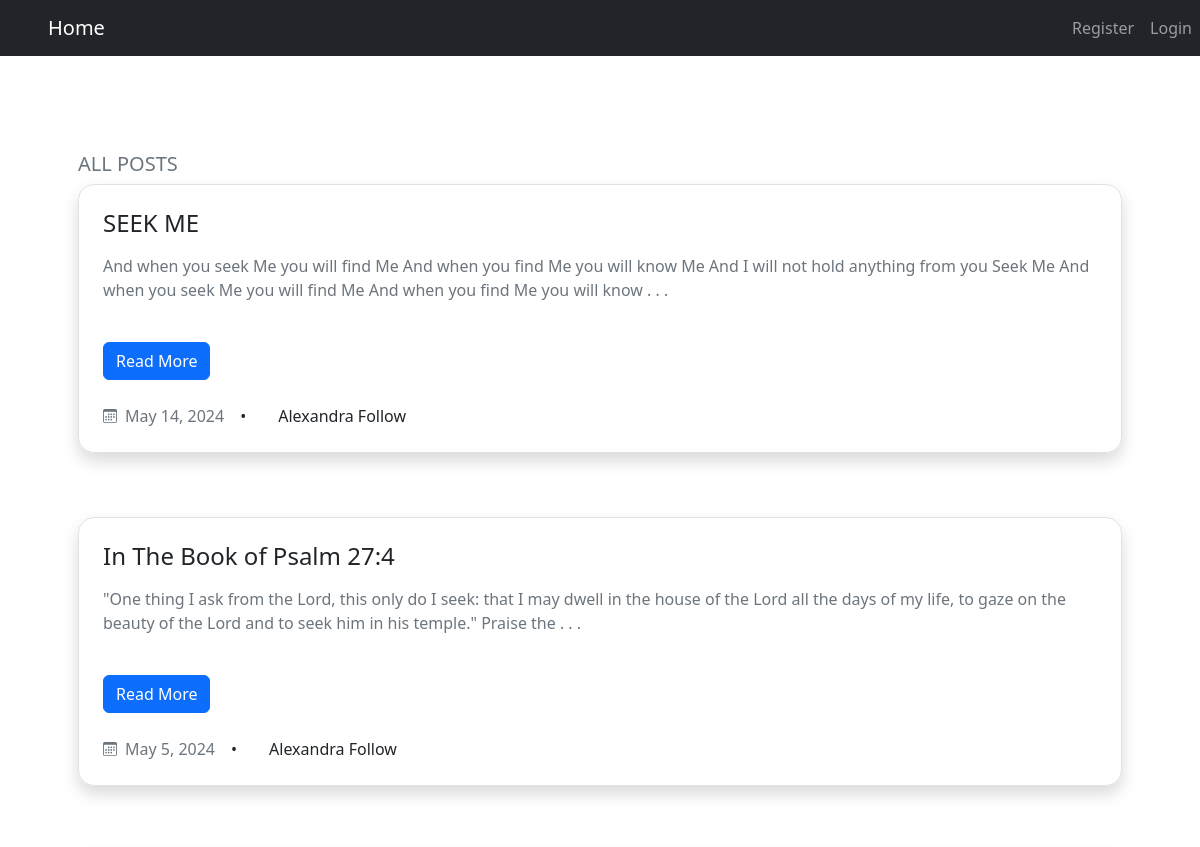
/all/ (upper part), run on an earlier commit of the app's database.
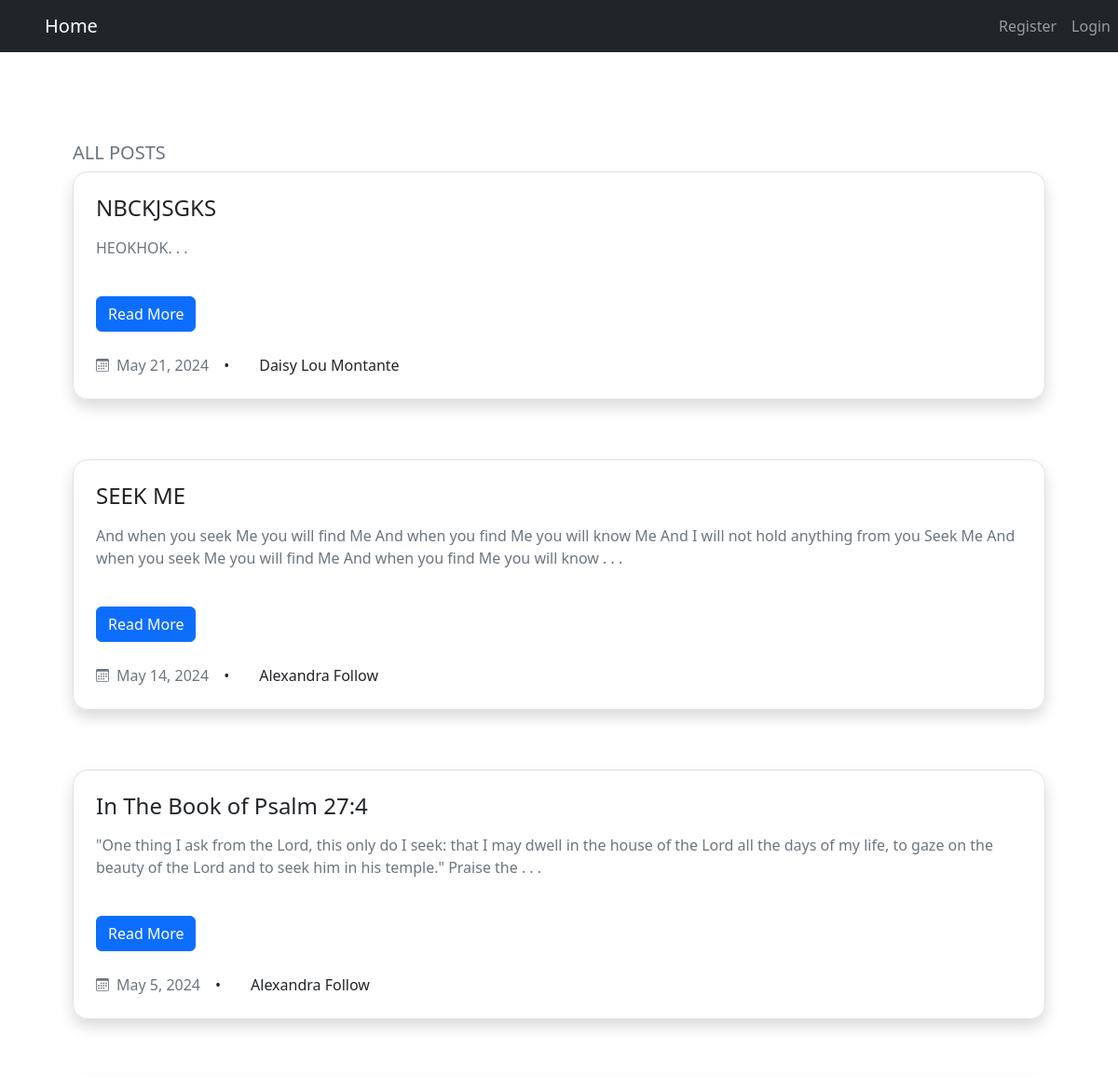
And on a later commit of the database.
### blogpost/models.py (models this page shows, shortened)
class Post(models.Model):
    title = models.CharField(max_length=255)
    author = models.ForeignKey(User, on_delete=models.CASCADE)
    body = models.TextField()
    post_date = models.DateField(auto_now_add=True)
    likes = models.ManyToManyField(User, related_name='blogpost')

### blogpost/views.py (the view)
# urls.py: path('all/', Home.as_view(), name='all'),
class Home(ListView):
    model = Post
    template_name = 'home.html'
    ordering = ['-post_date']

### blogpost/templates/home.html (shortened to what this page needs)
{% extends "base.html" %}
{% block content %}
<section class="py-3 py-md-5 py-xl-8 " >
    <div class="container overflow-hidden p-5">
        <h1 class="fs-5 mb-2 text-secondary text-uppercase">All Posts</h1>
          <article>
             {% for post in object_list %}
            <div class="card border-0 mb-3 shadow d-flex rounded-4">
              <div class="card-body border bg-white p-4 rounded-4">
                <div class="entry-header mb-3">
                  <h2 class="card-title entry-title h4 mb-0">
                    <a class="link-dark text-decoration-none" href="{% url 'blogdetail' post.pk %}">{{post.title}}</a>
                  </h2>
                </div>
                <p class="card-text entry-summary text-secondary mb-3">
                    {{ post.body|slice:":200"|safe }}. . .
                </p>
                <a href="{% url 'blogdetail' post.pk %}" class="btn btn-primary mt-4 text-nowrap entry-more">Read More</a>
                <br><br>
                <ul class="entry-meta list-unstyled d-flex align-items-center m-0">
                  <li>
                    <a class="fs-7 link-secondary text-decoration-none d-flex align-items-center" href="#!">
                      <span class="ms-2 fs-7">{{ post.post_date }}</span>
                    </a>
                  </li>
                  <li>
                    <span class="px-3">&bull;</span>
                  </li>
                  <li>
                    <span class="px-3">{{ post.author.first_name }} {{ post.author.last_name }}</span>
                  </li>
                </ul>
              </div>
            </div>
              <br><br>
              {% endfor %}
          </article>
    </div>
</section>
{% endblock %}

What changed in the data, as far as the page shows it:
added Post: title "NBCKJSGKS", body "HEOKHOK", post_date "May 21, 2024", author.first_name "Daisy Lou", author.last_name "Montante"
